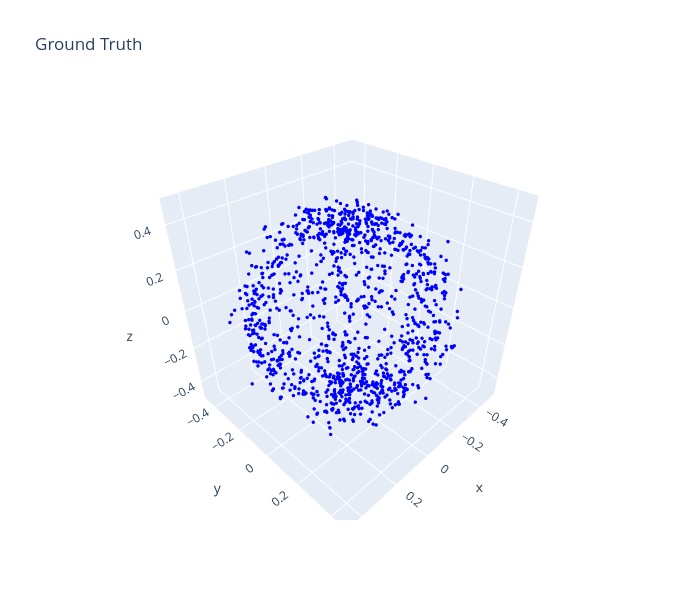
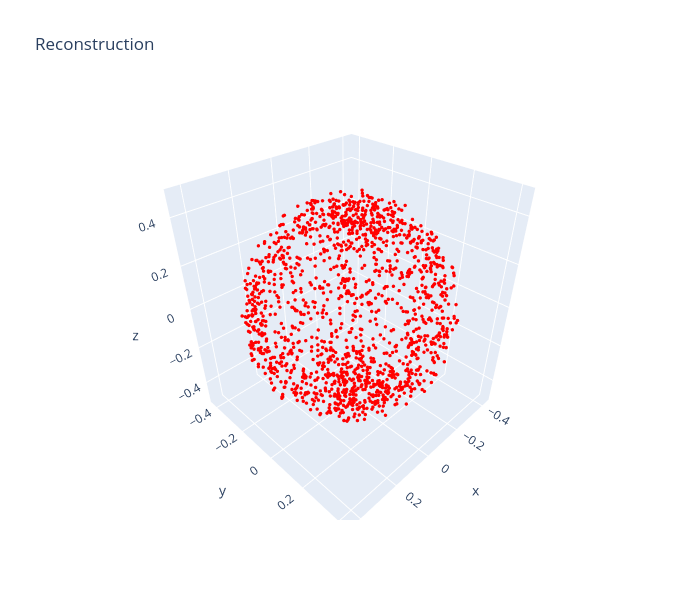

These figures' notebook cell, in order:
### Code cell
## Reconstruction Visualization - Ground Truth vs Prediction

model.eval()
with torch.no_grad():
    sample = train_dataset[0]
    query_points = sample['query_points'].unsqueeze(0).to(device)
    occ_gt = sample['occupancy'].unsqueeze(0).to(device)
    
    inputs = torch.empty(query_points.size(0), 0, device=device)
    c = model.encode_inputs(inputs)
    q_z = model.infer_z(query_points, occ_gt, c)
    z = q_z.rsample()
    logits = model.decode(query_points, z, c).logits
    occ_pred = torch.sigmoid(logits)

occ_gt_np = occ_gt.squeeze().cpu().numpy()
occ_pred_np = occ_pred.squeeze().cpu().numpy()
query_points_np = query_points.squeeze().cpu().numpy()

# Use adaptive threshold based on quantiles
gt_threshold = np.quantile(occ_gt_np, 0.5)
pred_threshold = np.quantile(occ_pred_np, 0.5)

gt_mask = occ_gt_np > gt_threshold
pred_mask = occ_pred_np > pred_threshold

print(f"GT threshold: {gt_threshold:.4f}, GT points: {gt_mask.sum()}")
print(f"Pred threshold: {pred_threshold:.4f}, Pred points: {pred_mask.sum()}")

# Ground Truth Plot
fig1 = go.Figure(data=[go.Scatter3d(x=query_points_np[gt_mask, 0], y=query_points_np[gt_mask, 1], 
                                     z=query_points_np[gt_mask, 2], mode='markers',
                                     marker=dict(size=2, color='blue'))])
fig1.update_layout(title='Ground Truth', scene_aspectmode='data', width=700, height=600)
fig1.show()

# Reconstruction Plot
fig2 = go.Figure(data=[go.Scatter3d(x=query_points_np[pred_mask, 0], y=query_points_np[pred_mask, 1], 
                                     z=query_points_np[pred_mask, 2], mode='markers',
                                     marker=dict(size=2, color='red'))])
fig2.update_layout(title='Reconstruction', scene_aspectmode='data', width=700, height=600)
fig2.show()

### Figure 1 — Plotly figure (JSON) as saved in the notebook; plotly's stock layout.template omitted (floating-point values rounded to 4 significant figures; data arrays with more than 128 entries replaced by an {"elided": "..."} marker saying what was removed)
{"data": [{"marker": {"color": "blue", "size": 2}, "mode": "markers", "type": "scatter3d", "x": {"elided": "3000 float values"}, "y": {"elided": "3000 float values"}, "z": {"elided": "3000 float values"}}], "layout": {"height": 600, "scene": {"aspectmode": "data"}, "title": {"text": "Ground Truth"}, "width": 700}}

### Figure 2 — Plotly figure (JSON) as saved in the notebook; plotly's stock layout.template omitted (floating-point values rounded to 4 significant figures; data arrays with more than 128 entries replaced by an {"elided": "..."} marker saying what was removed)
{"data": [{"marker": {"color": "red", "size": 2}, "mode": "markers", "type": "scatter3d", "x": {"elided": "3000 float values"}, "y": {"elided": "3000 float values"}, "z": {"elided": "3000 float values"}}], "layout": {"height": 600, "scene": {"aspectmode": "data"}, "title": {"text": "Reconstruction"}, "width": 700}}
